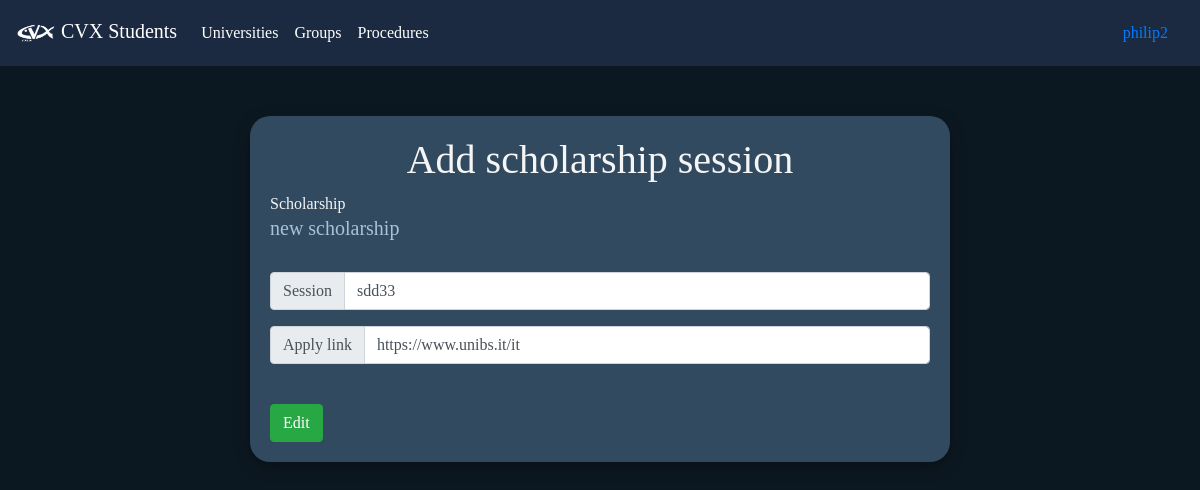
The page /university/scholarship_session/6/edit/ (signed in) on the database its author committed.
### universities/models.py (models this page shows, shortened)
class ScholarshipSession(models.Model):
    scholarship  = models.ForeignKey(Scholarship, on_delete=models.CASCADE)
    session        = models.CharField(max_length=100)
    apply_link  = models.URLField()

class Scholarship(models.Model):
    name            = models.CharField(max_length=100)
    university      = models.ForeignKey(University, on_delete=models.CASCADE)
    about           = models.TextField()
    support_contacts       = models.TextField()

### universities/views.py (the view)
# urls.py: path('scholarship_session/<int:session_id>/edit/', edit_scholarship_session, name='edit_scholarship_session'),
def edit_scholarship_session(request, session_id):
    session = ScholarshipSession.objects.get(pk = session_id)
    check_1 = check_access_type_2(request, 'add_university')
    if not check_1['status']:
        return render(request, 'access_denied.html', check_1)
    scholarship_form = ScholarshipSessionForm(instance=session)
    if request.method == 'POST':
        scholarship_form = ScholarshipSessionForm(request.POST or None, instance=session)
        if scholarship_form.is_valid():
            scholarship_form.save()
            return redirect('view_scholarship', session.scholarship.pk)
    return render(request, 'edit_scholarship_session.html', {'scholarship_form':scholarship_form, 'session':session})

### universities/forms.py
class ScholarshipSessionForm(ModelForm):
    class Meta:
        model = ScholarshipSession
        fields = ["scholarship", "session", "apply_link"]

### users/access_checking.py (called while the page is built)
def check_access_type_2(request, access_type): # administration check
    r_data = check_access_type_1(request)
    if r_data['status']:
        if bool(len(administration_profile.objects.filter(user = request.user))):
            if not getattr(administration_profile.objects.filter(user = request.user)[0], access_type):
                r_data['status'] = False
                r_data['message_title'] = "Access Denied"
                r_data['message_detail'] = "You don't have the permission to open this page"
        else:
            r_data['status'] = False
            r_data['message_title'] = "Access Denied"
            r_data['message_detail'] = "You don't have the permission to open this page"
    return r_data

### universities/templates/edit_scholarship_session.html (shortened to what this page needs)
{% extends "general_form.html" %}
{% load static %}
{% block in_form %}
    <h1> Add scholarship session</h1>
    <form method="post">
        <p>Scholarship</p> <h5>{{ session.scholarship.name }}</h5> <input type="hidden" name="scholarship" required id="id_scholarship" value="{{ session.scholarship.pk }}">
        <br>
        <div  class="input-group mb-3">
            <div class="input-group-prepend">
                <span class="input-group-text" id="basic-addon1">Session</span>
            </div>
            <input class="form-control" type="text" name="session" maxlength="100" required id="id_session" placeholder="2023 - 2024" value="{{ session.session }}">
        </div>
        <div  class="input-group mb-3">
            <div class="input-group-prepend">
                <span class="input-group-text" id="basic-addon1">Apply link</span>
            </div>
            <input class="form-control" type="url" name="apply_link" maxlength="200" required id="id_apply_link" value="{{ session.apply_link }}">
        </div>
        <br>
        <button type="submit" class="btn btn-success">Edit</button>
    </form>
    {% endblock %}

### users/templates/navbar.html (shortened to what this page needs)
{% load static %}
<nav class="navbar navbar-expand-lg navbar-dark" style="background-color: #1b2a41 !important;position: fixed; width: 100%;top: 0px;">
    <a class="navbar-brand" href="{% url 'home' %}"><img src="{% static 'images/cvx.png' %}" style="width: 40px;" alt=""> CVX Students</a>
    <div class="collapse navbar-collapse" id="navbarSupportedContent">
      <ul class="navbar-nav mr-auto">
        {% if not user.is_anonymous %}
            <li class="nav-item active">
                <a class="nav-link" href="{% url 'view_universities' %}">Universities</a>
            </li>
            <li class="nav-item active">
                <a class="nav-link" href="{% url 'view_support_groups' %}">Groups </a>
            </li>
            <li class="nav-item active">
                <a class="nav-link" href="{% url 'view_procedures' %}">Procedures</a>
            </li>
        {% endif %}
      </ul>
    {% if user.is_anonymous %}
        <li class="form-inline my-2 my-lg-0">
            <a class="nav-link" href="{% url 'login' %}">Login</a>
        </li>
        <li class="form-inline my-2 my-lg-0">
            <a class="nav-link" href="{% url 'create_user_account' %}">Signup</a>
        </li>
    {% else %}
        <li class="form-inline my-2 my-lg-0">
            <a class="nav-link" href="{% url 'profile' user.pk %}">{{ user }}</a>
        </li>
    {% endif %}
    </div>
  </nav>
  <br><br><br><br>

### users/static/css/style.css (style rules this page uses)
body { font-family: 'Comfortaa' !important; }
p { margin-bottom: 0px !important; }
.navbar { background-color: #324a5f; }
h1 { color: #f5f5f5; text-align: center; }
p { color: #f5f5f5; }

### rows shown on the page
ScholarshipSession: scholarship.name "new scholarship", session "sdd33", apply_link "https://www.unibs.it/it"

### other values the page prints
{{ user }} "philip2"
